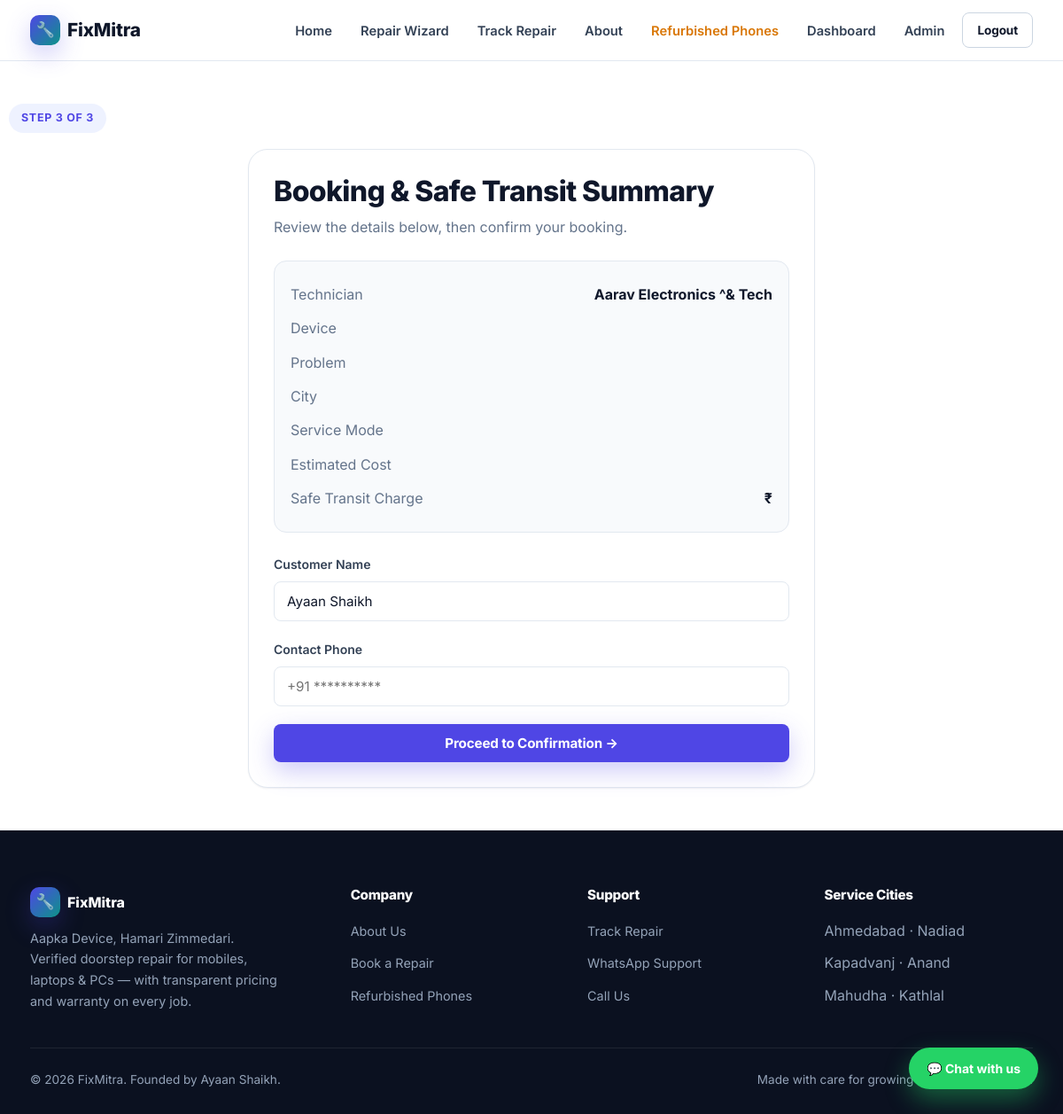
Before: /book/1 (signed in) with the older database file.
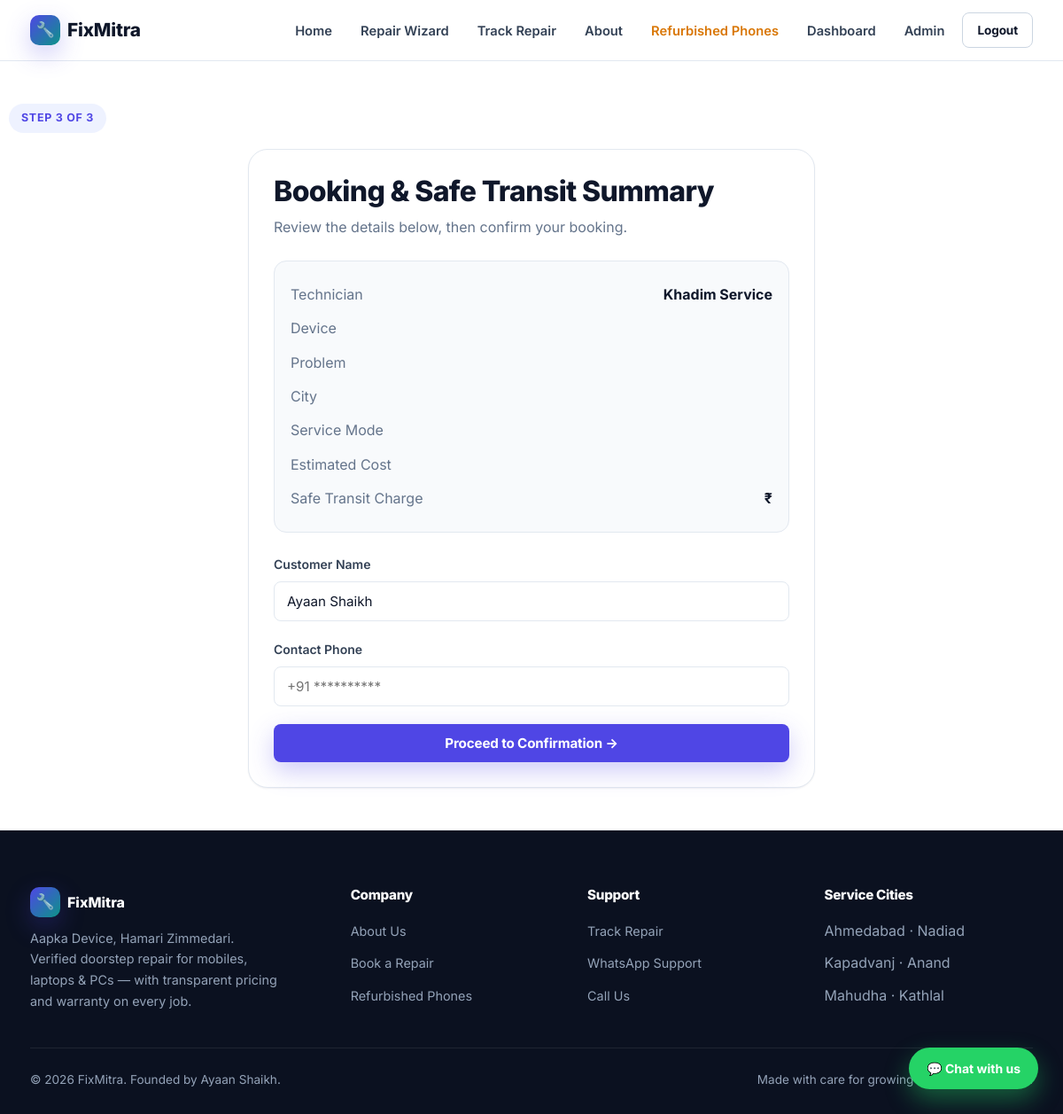
After: the same page with the newer database file.
### tables this page shows
CREATE TABLE technicians (
        id INTEGER PRIMARY KEY AUTOINCREMENT,
        name TEXT NOT NULL,
        rating REAL DEFAULT 4.8,
        repairs_completed INTEGER DEFAULT 0,
        distance_km REAL DEFAULT 2.5,
        warranty_days INTEGER DEFAULT 90,
        specialty TEXT,
        verified INTEGER DEFAULT 1
    );

### app.py (the view, shortened to what this page needs)
@app.route('/book/<int:tech_id>', methods=['GET', 'POST'])
@login_required
def book(tech_id):
    conn = get_db()
    tech = conn.execute('SELECT * FROM technicians WHERE id = ?', (tech_id,)).fetchone()
    conn.close()
    if not tech:
        flash("Selected technician not found.", "danger")
        return redirect(url_for('technicians'))
    return render_template('booking.html', tech=tech, info=session.get('repair_data', {}))

### app.py (called while the page is built)
def get_db():
    conn = sqlite3.connect(DB_PATH)
    conn.row_factory = sqlite3.Row
    conn.execute('PRAGMA foreign_keys = ON')
    return conn

@app.context_processor
def inject_globals():
    return {'current_year': datetime.now().year}

def login_required(f):
    @wraps(f)
    def decorated_function(*args, **kwargs):
        if 'user_id' not in session:
            flash("Please log in to access this page.", "warning")
            return redirect(url_for('login', next=request.url))
        return f(*args, **kwargs)
    return decorated_function

### templates/booking.html (shortened to what this page needs)
{% extends 'base.html' %}
{% block content %}
<div class="container" style="padding: 48px 0;">
    <span class="eyebrow">Step 3 of 3</span>
    <div class="card max-w-md">
        <h2 class="mb-8">Booking & Safe Transit Summary</h2>
        <p class="text-muted mb-24">Review the details below, then confirm your booking.</p>
        <div style="background: var(--surface-alt); padding: 18px; border-radius: var(--radius-md); margin-bottom: 24px; border: 1px solid var(--border);">
            <div class="row-between" style="padding: 6px 0;"><span class="text-muted">Technician</span><strong>{{ tech.name }}</strong></div>
            <div class="row-between" style="padding: 6px 0;"><span class="text-muted">Device</span><strong>{{ info.brand }} {{ info.device }}</strong></div>
            <div class="row-between" style="padding: 6px 0;"><span class="text-muted">Problem</span><strong>{{ info.problem }}</strong></div>
            <div class="row-between" style="padding: 6px 0;"><span class="text-muted">City</span><strong>{{ info.city }}</strong></div>
            <div class="row-between" style="padding: 6px 0;"><span class="text-muted">Service Mode</span><strong>{{ info.service_mode }}</strong></div>
            <div class="row-between" style="padding: 6px 0;"><span class="text-muted">Estimated Cost</span><strong style="color: var(--primary);">{{ info.estimate }}</strong></div>
            <div class="row-between" style="padding: 6px 0;"><span class="text-muted">Safe Transit Charge</span><strong>₹{{ info.delivery_charge }}</strong></div>
        </div>
        <form action="/book/{{ tech.id }}" method="POST">
            <div class="form-group">
                <label>Customer Name</label>
                <input type="text" name="name" class="form-control" value="{{ session.get('user_name', '') }}" required>
            </div>
            <div class="form-group">
                <label>Contact Phone</label>
                <input type="tel" name="phone" class="form-control" required placeholder="+91 **********">
            </div>
            <button type="submit" class="btn btn-primary btn-block">Proceed to Confirmation →</button>
        </form>
    </div>
</div>
{% endblock %}

Changed rows visible on the page:
changed technicians: name "Aarav Electronics ^& Tech" → "Khadim Service"
